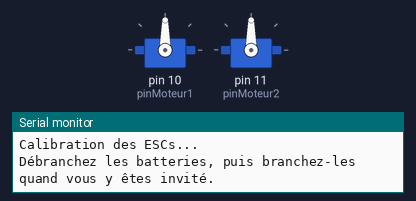
Bench run of a sketch on a simulated Arduino Uno, built with avr-gcc and run on an emulated ATmega328P. On the bench: 2 × servo, the last lines printed to the serial monitor.

Above: at 0.1 s.
At 128.1 s:
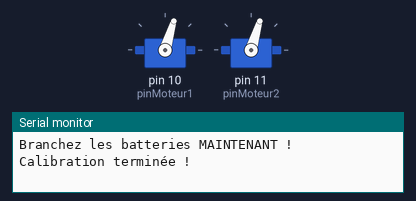
Timing chart, 0 to 129.6 s (numbered marks = the images above):
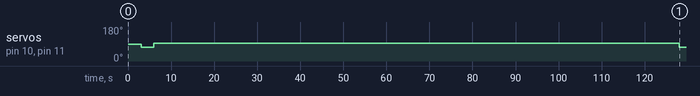

The sketch:

depl_sous_marin.ino
```cpp
#include <Servo.h>

Servo moteur1;
Servo moteur2;

const int pinMoteur1 = 10;
const int pinMoteur2 = 11;

// Définition des vitesses
const int throttleStop = 2000; // Moteur arrêté
const int throttleNeutre = 1500; // Point mort (neutre)
const int throttleAvant = 1300; // Marche avant
const int throttleArriere = 1700; // Marche arrière
const int throttleVirage = 200 ; // Virage (vitesse relative par rapport au neutre)

// Importation des fonctions de déplacement
#include "fonctions.h"

void setup(){
  Serial.begin(9600);

  moteur1.attach(pinMoteur1);
  moteur2.attach(pinMoteur2);

  // Calibrage
  calibrerESCs();

  // Mise au neutre après calibrage
  arret(); // Pause de 2min le temps de refermer le bolide et de le mettre à l'eau
  delay(120000);
}

void loop(){
  for(int i=0;i<3;i++){
      avance(throttleAvant,15000);
      delay(5000);
      tourne_droite(throttleVirage,2000);
      delay(5000);
    }

  /*
  for(int i=1; i<=10; i++) {
    Serial.print("=== Cycle ");
    Serial.print(i);
    Serial.println(" ===");

    avance(throttleAvant,3000);
    delay(2000);
    tourne_gauche(throttleVirage,3000);
    delay(2000);
    avance(throttleAvant,3000);
    delay(2000);
    tourne_droite(throttleVirage,3000);
    delay(2000);
    avance(throttleAvant,5000);
  }

  // Fin de la boucle, arrêt complet
  Serial.println("Séquence terminée ! Arrêt des moteurs.");
  arret();
  while(true);  // Boucle infinie pour ne pas recommencer
  */
}
```

fonctions.c
```cpp
// Fonctions pour le déplacement du sous-marin

void avance(int vitesse, int t){
    // Fait avancer le moteur (vitesse absolue)
    moteur1.writeMicroseconds(vitesse);
    moteur2.writeMicroseconds(vitesse);
    delay(t);
    moteur1.writeMicroseconds(throttleNeutre);
    moteur2.writeMicroseconds(throttleNeutre);
}

void tourne_gauche(int delta_v, int t){
    // Fait tourner à gauche (vitesse relative par rapport au point mort v=1500)
    moteur1.writeMicroseconds(1500+delta_v);
    moteur2.writeMicroseconds(1500-delta_v);
    delay(t);
    moteur1.writeMicroseconds(throttleNeutre);
    moteur2.writeMicroseconds(throttleNeutre);
}

void tourne_droite(int delta_v, int t){
    // Fait tourner à gauche (vitesse relative par rapport au point mort v=1500)
    moteur1.writeMicroseconds(1500-delta_v);
    moteur2.writeMicroseconds(1500+delta_v);
    delay(t);
    moteur1.writeMicroseconds(throttleNeutre);
    moteur2.writeMicroseconds(throttleNeutre);
}

void arret(){
    // Arrête les moteurs
    moteur1.writeMicroseconds(throttleNeutre);
    moteur2.writeMicroseconds(throttleNeutre);
}

void calibrerESCs() {
    // Calibrage des moteurs
    Serial.println("Calibration des ESCs...");
    Serial.println("Débranchez les batteries, puis branchez-les quand vous y êtes invité.");
    delay(3000);
    Serial.println("Branchez les batteries MAINTENANT !");

    // Plein gaz pour init calibration
    avance(throttleAvant,3000);

    // Retour au minimum pour terminer la calibration
    arret();
    Serial.println("Calibration terminée !");
    delay(2000);
  }
```

fonctions.h
```cpp
// Fonctions pour le déplacement du sous-marin

void avance(int vitesse, int t); // Fait avancer le moteur (vitesse absolue)

void tourne_gauche(int delta_v, int t); // Fait tourner à gauche (vitesse relative par rapport au point mort v=1500)

void tourne_droite(int delta_v, int t); // Fait tourner à gauche (vitesse relative par rapport au point mort v=1500)

void arret(); // Arrête les moteurs

void calibrerESCs(); // Calibrage des moteurs
```

Measured:
- by itself, servo on pin 10 (pinMoteur1), servo on pin 11 (pinMoteur2): 90° → 73° at 3.0 s, → 93° 3.0 s later, → 73° 122 s later
